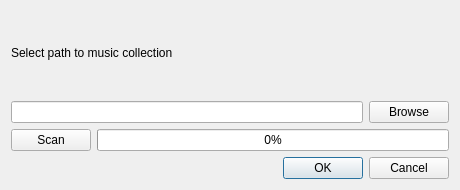
<?xml version="1.0" encoding="UTF-8"?>
<ui version="4.0">
 <class>Dialog</class>
 <widget class="QDialog" name="Dialog">
  <property name="geometry">
   <rect>
    <x>0</x>
    <y>0</y>
    <width>460</width>
    <height>190</height>
   </rect>
  </property>
  <property name="windowTitle">
   <string>Collection preferences</string>
  </property>
  <property name="windowIcon">
   <iconset resource="../rotesonne.qrc">
    <normaloff>:/images/images/media-podcast.png</normaloff>:/images/images/media-podcast.png</iconset>
  </property>
  <layout class="QVBoxLayout" name="verticalLayout">
   <item>
    <widget class="QLabel" name="label">
     <property name="text">
      <string>Select path to music collection</string>
     </property>
    </widget>
   </item>
   <item>
    <layout class="QHBoxLayout" name="horizontalLayout">
     <item>
      <widget class="QLineEdit" name="lineEdit"/>
     </item>
     <item>
      <widget class="QPushButton" name="browseButton">
       <property name="text">
        <string>Browse</string>
       </property>
      </widget>
     </item>
    </layout>
   </item>
   <item>
    <layout class="QHBoxLayout" name="horizontalLayout_2">
     <item>
      <widget class="QPushButton" name="scanButton">
       <property name="text">
        <string>Scan</string>
       </property>
      </widget>
     </item>
     <item>
      <widget class="QProgressBar" name="progressBar">
       <property name="value">
        <number>0</number>
       </property>
      </widget>
     </item>
    </layout>
   </item>
   <item>
    <widget class="QDialogButtonBox" name="buttonBox">
     <property name="orientation">
      <enum>Qt::Horizontal</enum>
     </property>
     <property name="standardButtons">
      <set>QDialogButtonBox::Cancel|QDialogButtonBox::Ok</set>
     </property>
    </widget>
   </item>
  </layout>
 </widget>
 <resources>
  <include location="../rotesonne.qrc"/>
 </resources>
 <connections>
  <connection>
   <sender>buttonBox</sender>
   <signal>accepted()</signal>
   <receiver>Dialog</receiver>
   <slot>accept()</slot>
   <hints>
    <hint type="sourcelabel">
     <x>248</x>
     <y>254</y>
    </hint>
    <hint type="destinationlabel">
     <x>157</x>
     <y>274</y>
    </hint>
   </hints>
  </connection>
  <connection>
   <sender>buttonBox</sender>
   <signal>rejected()</signal>
   <receiver>Dialog</receiver>
   <slot>reject()</slot>
   <hints>
    <hint type="sourcelabel">
     <x>316</x>
     <y>260</y>
    </hint>
    <hint type="destinationlabel">
     <x>286</x>
     <y>274</y>
    </hint>
   </hints>
  </connection>
 </connections>
</ui>
